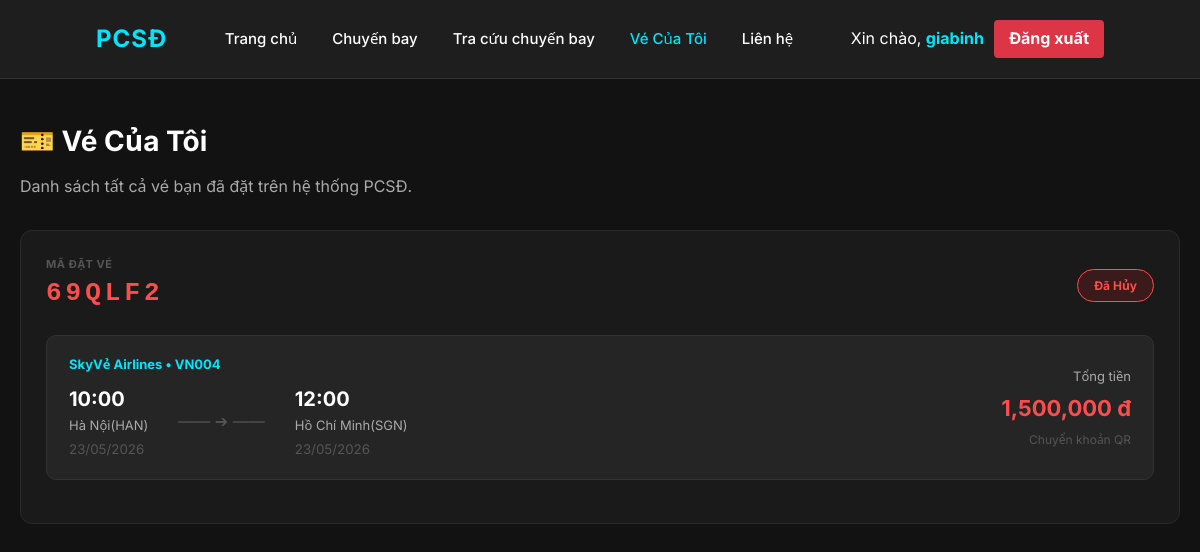
The app's page /ve-cua-toi (signed in), older data.
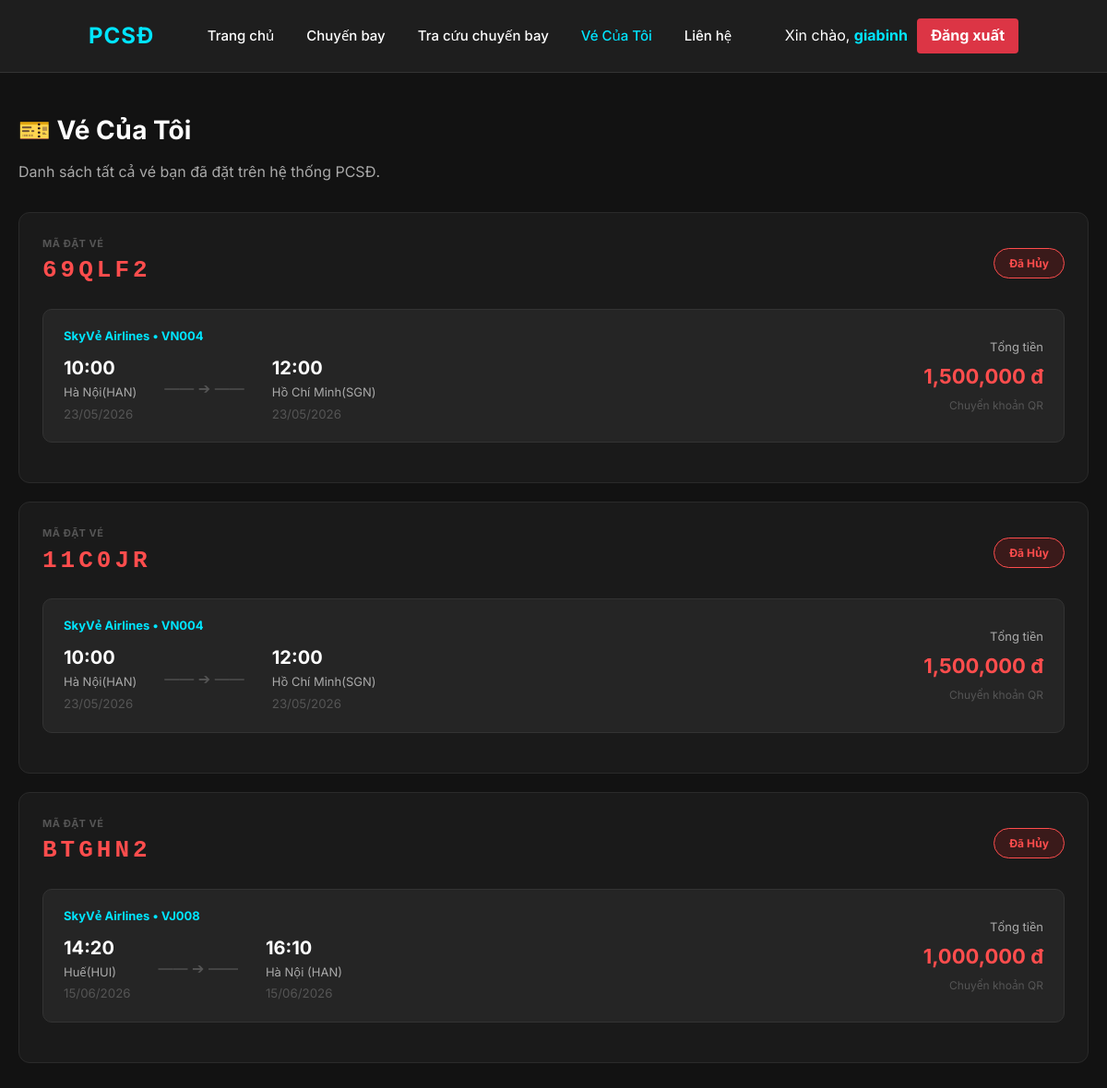
The same page, newer data.
### app.py (models this page shows)
class PhieuDatVe(db.Model):
    maDatVe = db.Column(db.String(20), primary_key=True)
    ngayDat = db.Column(db.DateTime, default=datetime.utcnow)
    trangThaiDatVe = db.Column(db.String(20), default='Chưa Thanh Toán')
    tongTien = db.Column(db.Float, nullable=False)
    phuongThucThanhToan = db.Column(db.String(20), nullable=False)
    ngayThanhToan = db.Column(db.DateTime)
    user_id = db.Column(db.String(20), db.ForeignKey('user.id'), nullable=False)
    chuyenbay_id = db.Column(db.String(20), db.ForeignKey('chuyen_bay.maChuyenBay'), nullable=False)
    user = db.relationship('User', backref=db.backref('danh_sach_phieu_user', lazy=True))
    chuyenbay = db.relationship('ChuyenBay', backref=db.backref('danh_sach_phieu_chuyen_bay', lazy=True))

class ChuyenBay(db.Model):
    maChuyenBay = db.Column(db.String(20), primary_key=True)
    maMayBay = db.Column(db.String(20), db.ForeignKey('may_bay.maMayBay'), nullable=False)
    sanBayDi = db.Column(db.String(50), nullable=False)
    sanBayDen = db.Column(db.String(50), nullable=False)
    ngayGioDi = db.Column(db.DateTime, nullable=False)
    ngayGioDen = db.Column(db.DateTime, nullable=False)
    giaVe = db.Column(db.Float, nullable=False)
    soGheTrong = db.Column(db.Integer, nullable=False)
    may_bay = db.relationship('MayBay', backref=db.backref('chuyen_bay', lazy=True))

### app.py (the view)
@app.route('/ve-cua-toi')
def ve_cua_toi():
    if 'user_id' not in session: return redirect(url_for('login'))
    phieu_list = PhieuDatVe.query.filter_by(user_id=session['user_id']).all()
    return render_template('ve_cua_toi.html', phieu_list=phieu_list)

### templates/ve_cua_toi.html (shortened to what this page needs)
{% extends 'base.html' %}
{% block content %}
<main class="container" style="padding: 40px 20px; max-width: 1200px; margin: 0 auto">
    <h2 style="color: #ffffff; margin-bottom: 10px; font-size: 28px">🎫 Vé Của Tôi</h2>
    <p style="color: #aaaaaa; margin-bottom: 30px">Danh sách tất cả vé bạn đã đặt trên hệ thống PCSĐ.</p>
    <div style="display: flex; flex-direction: column; gap: 20px;">
        {% for phieu in phieu_list %}
        {% set cb = phieu.chuyenbay %}
        <div style="background-color: #1a1a1a; border: 1px solid #2a2a2a; border-radius: 12px; padding: 25px;">
            <div style="display: flex; justify-content: space-between; align-items: center; margin-bottom: 20px;">
                <div>
                    <span style="color: #555; font-size: 11px; font-weight: 700; letter-spacing: 0.5px; display: block;">MÃ ĐẶT VÉ</span>
                    <strong style="color: #ff4d4d; font-size: 26px; font-family: 'Courier New', monospace; letter-spacing: 4px;">{{ phieu.maDatVe }}</strong>
                </div>
                <span style="padding: 6px 16px; border-radius: 20px; font-size: 12px; font-weight: 700;
                    {% if phieu.trangThaiDatVe == 'Đã Thanh Toán' %}
                        background: #1a3a1a; color: #5aff5a; border: 1px solid #2a6a2a;
                    {% elif phieu.trangThaiDatVe == 'Đã Hủy' %}
                        background: #3a1a1a; color: #ff4d4d; border: 1px solid #ff4d4d;
                    {% else %}
                        background: #3a2a0a; color: #ffaa00; border: 1px solid #6a4a0a;
                    {% endif %}">
                    {{ phieu.trangThaiDatVe }}
                </span>
            </div>
            <div style="display: flex; justify-content: space-between; align-items: center; background-color: #252525; border: 1px solid #333; border-radius: 10px; padding: 18px 22px; margin-bottom: 18px;">
                <div>
                    <span style="color: #00e5ff; font-weight: bold; font-size: 13px; display: block; margin-bottom: 8px;">
                        SkyVẻ Airlines • {{ cb.maChuyenBay }}
                    </span>
                    <div style="display: flex; gap: 30px; align-items: center;">
                        <div>
                            <strong style="font-size: 20px; color: #fff;">{{ cb.ngayGioDi.strftime('%H:%M') }}</strong>
                            <p style="color: #aaa; margin: 0; font-size: 13px;">{{ cb.sanBayDi }}</p>
                            <small style="color: #555;">{{ cb.ngayGioDi.strftime('%d/%m/%Y') }}</small>
                        </div>
                        <div style="color: #555;">—— ➔ ——</div>
                        <div>
                            <strong style="font-size: 20px; color: #fff;">{{ cb.ngayGioDen.strftime('%H:%M') }}</strong>
                            <p style="color: #aaa; margin: 0; font-size: 13px;">{{ cb.sanBayDen }}</p>
                            <small style="color: #555;">{{ cb.ngayGioDen.strftime('%d/%m/%Y') }}</small>
                        </div>
                    </div>
                </div>
                <div style="text-align: right;">
                    <p style="color: #aaa; margin: 0 0 4px 0; font-size: 13px;">Tổng tiền</p>
                    <strong style="color: #ff4d4d; font-size: 22px;">{{ "{:,.0f}".format(phieu.tongTien) }} đ</strong>
                    <p style="color: #555; margin: 4px 0 0 0; font-size: 12px;">{{ phieu.phuongThucThanhToan }}</p>
                </div>
            </div>
        </div>
        {% endfor %}
    </div>
</main>
{% endblock %}

Row changes from the older to the newer data that the page shows:
added PhieuDatVe: maDatVe "11C0JR", trangThaiDatVe "Đã Hủy", {{ cb.maChuyenBay }} "VN004", {{ cb.ngayGioDi.strftime('%H:%M') }} "10:00", {{ cb.sanBayDi }} "Hà Nội(HAN)", {{ cb.ngayGioDi.strftime('%d/%m/%Y') }} "23/05/2026", {{ cb.ngayGioDen.strftime('%H:%M') }} "12:00", {{ cb.sanBayDen }} "Hồ Chí Minh(SGN)", {{ cb.ngayGioDen.strftime('%d/%m/%Y') }} "23/05/2026", tongTien "1,500,000", phuongThucThanhToan "Chuyển khoản QR"
added PhieuDatVe: maDatVe "BTGHN2", trangThaiDatVe "Đã Hủy", tongTien "1,000,000", phuongThucThanhToan "Chuyển khoản QR"
now on this page (row unchanged): ChuyenBay: maChuyenBay "VJ008", ngayGioDi "14:20", sanBayDi "Huế(HUI)", ngayGioDi "15/06/2026", ngayGioDen "16:10", sanBayDen "Hà Nội (HAN)", ngayGioDen "15/06/2026"
